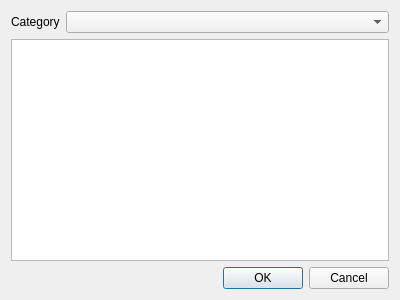
<?xml version="1.0" encoding="UTF-8"?>
<ui version="4.0">
 <class>Form</class>
 <widget class="QWidget" name="Form">
  <property name="geometry">
   <rect>
    <x>0</x>
    <y>0</y>
    <width>400</width>
    <height>300</height>
   </rect>
  </property>
  <property name="windowTitle">
   <string>Form</string>
  </property>
  <layout class="QVBoxLayout" name="verticalLayout">
   <item>
    <layout class="QFormLayout" name="formLayout">
     <item row="0" column="0">
      <widget class="QLabel" name="label">
       <property name="text">
        <string>Category</string>
       </property>
      </widget>
     </item>
     <item row="0" column="1">
      <widget class="QComboBox" name="CategoryComboBox"/>
     </item>
    </layout>
   </item>
   <item>
    <widget class="QListWidget" name="PipelineList"/>
   </item>
   <item>
    <widget class="QDialogButtonBox" name="ButtonBox">
     <property name="standardButtons">
      <set>QDialogButtonBox::Cancel|QDialogButtonBox::Ok</set>
     </property>
    </widget>
   </item>
  </layout>
 </widget>
 <resources/>
 <connections/>
</ui>
